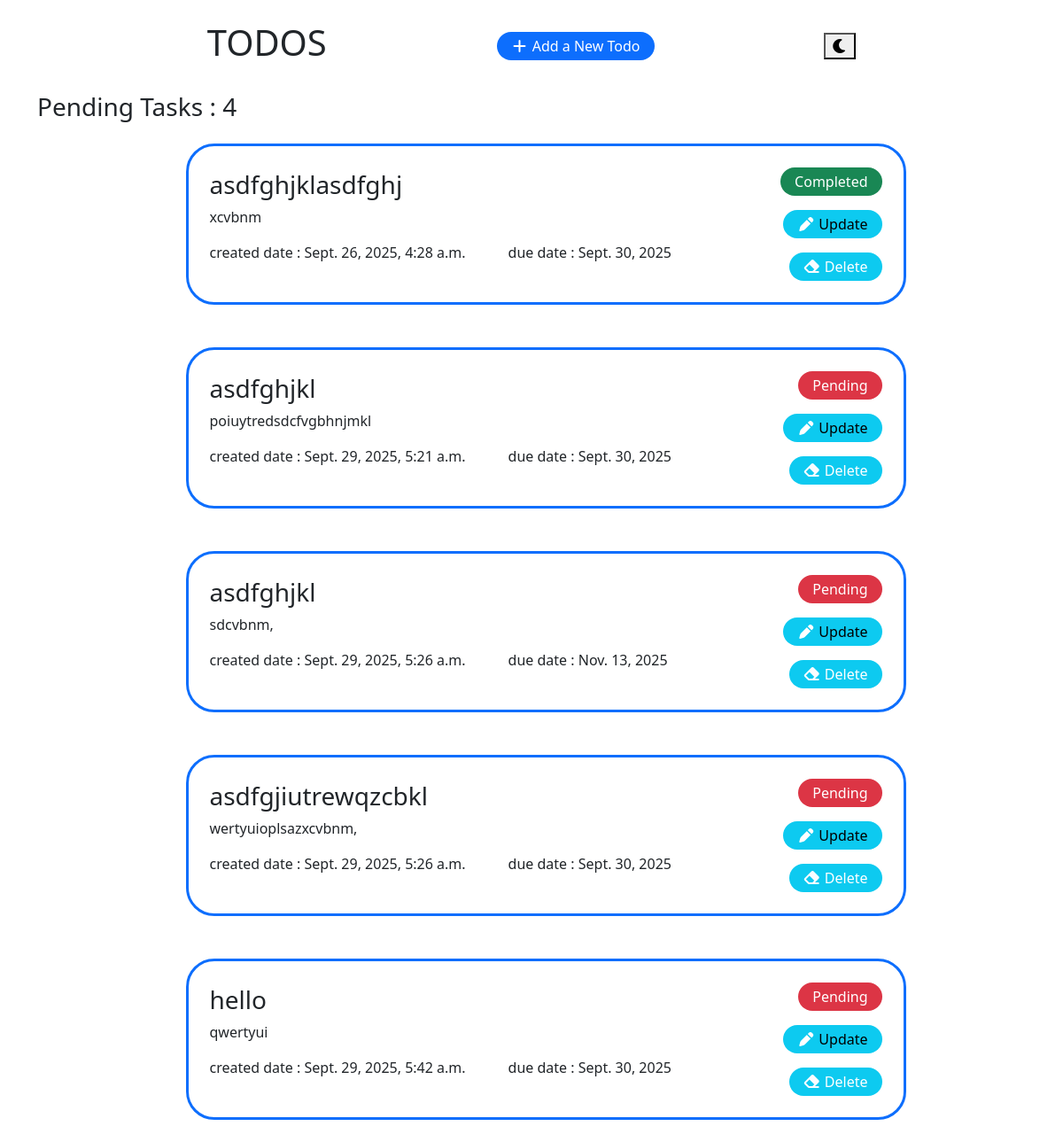
The page / on the database its author committed.
### todos/models.py (models this page shows, shortened)
class Events(models.Model):
    task = models.CharField(max_length=225)
    description = models.CharField(max_length=200)
    created_date = models.DateTimeField(default=timezone.now)
    due_date = models.DateField(null=True,blank=True)
    task_status = models.BooleanField(default=False)

### todos/views.py (the view)
# urls.py: 2. Add a URL to urlpatterns:  path('', views.home, name='home')
def home(request):
    display_todos = Events.objects.all().values()
    false = Events.objects.all().filter(task_status = False).count()
    today = date.today()
    return render(request,'index.html',{'todo_events':display_todos,
                                        'false':false,
                                        'today':today})

### todos/templates/index.html (shortened to what this page needs)
{% extends 'master.html' %}
{% block content %}
<body class="container">
    <div class="d-flex align-items-center justify-content-evenly mb-4 mt-4">
            <h1>TODOS</h1>
            <a href="{% url 'add' %}"><button class="bg-primary p-3 rounded-5 border-0 text-white pt-1 pb-1"><i class="fa-solid fa-plus" style="color: #ffffff;"></i> Add a New Todo</button></a>
             <button id="theme-toggle"></button>
        </div>
    <h3 class="mb-4">Pending Tasks : {{false}}</h3>
    <ul id="items-list" class="moveable">
        <div>
            <div id="todo-list" class="d-flex align-items-center flex-column gap-5" >
                {% for x in todo_events %}
                    <li class="todo-item d-flex align-items-center justify-content-between border  rounded-5 border-3 border-primary p-4 w-75" draggable="true" ondragstart="dragit(event)" ondragover="dragover(event)">
                        <div>
                            <h3>{{x.task}}</h3>
                            <p>{{x.description}}</p>
                            <div class="d-flex gap-5">
                                <p>created date : {{x.created_date}}</p>
                                <p>due date : {{x.due_date}}</p>
                            </div>
                        </div>
                        <div class="d-flex flex-column align-items-end gap-3">
                            {% if x.task_status %}
                                <button class="bg-success p-3 rounded-5 border-0 text-white pt-1 pb-1">Completed</button>
                            {% else %}
                                <button class="bg-danger p-3 rounded-5 border-0 text-white pt-1 pb-1">Pending</button>
                            {% endif %}
                            <a href="{% url 'update_todo' x.id %}"><button class="bg-info p-3 rounded-5 border-0 text- hite pt-1 pb-1"><i class="fa-solid fa-pen" style="color: #ffffff;"></i>  Update</button></a>
                            <a href="{% url 'delete' x.id %}"><button class="bg-info p-3 rounded-5 border-0 text-white pt-1 pb-1"><i class="fa-solid fa-eraser" style="color: #fafcff;"></i>  Delete</button></a>
                        </div>
                    </li>
                {% endfor %}
            </div>
        </div>
    </ul>
</body>
{% endblock %}

### rows shown on the page
Events: task "asdfghjklasdfghj", description "xcvbnm", created_date "Sept. 26, 2025, 4:28 a.m.", due_date "Sept. 30, 2025", task_status "Completed"
Events: task "asdfghjkl", description "poiuytredsdcfvgbhnjmkl", created_date "Sept. 29, 2025, 5:21 a.m.", due_date "Sept. 30, 2025", task_status "Pending"
Events: task "asdfghjkl", description "sdcvbnm,", created_date "Sept. 29, 2025, 5:26 a.m.", due_date "Nov. 13, 2025", task_status "Pending"
Events: task "asdfgjiutrewqzcbkl", description "wertyuioplsazxcvbnm,", created_date "Sept. 29, 2025, 5:26 a.m.", due_date "Sept. 30, 2025", task_status "Pending"
Events: task "hello", description "qwertyui", created_date "Sept. 29, 2025, 5:42 a.m.", due_date "Sept. 30, 2025", task_status "Pending"

### other values the page prints
{{ false }} "4"
